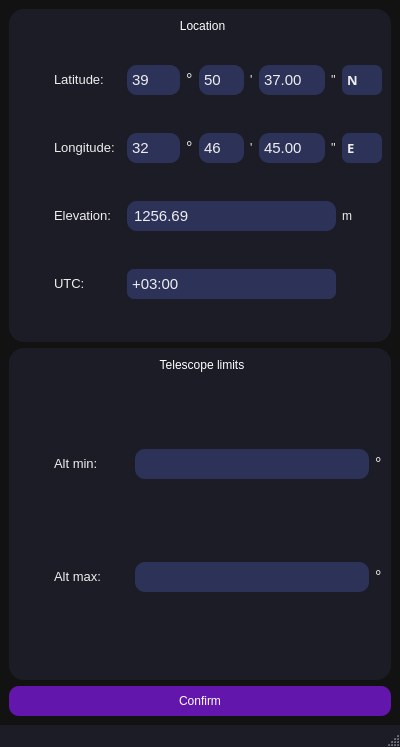
<?xml version="1.0" encoding="UTF-8"?>
<ui version="4.0">
 <class>ConfWindow</class>
 <widget class="QMainWindow" name="ConfWindow">
  <property name="geometry">
   <rect>
    <x>0</x>
    <y>0</y>
    <width>400</width>
    <height>747</height>
   </rect>
  </property>
  <property name="windowTitle">
   <string>Astro Observer Plan- Location and Other Settings</string>
  </property>
  <property name="styleSheet">
   <string notr="true">QMainWindow {
background: #1c1c27;
border-radius: 10px solid #eeeeee;
}

QLineEdit {
background: #2d3259;
border-radius: 10px;
color: #eeeeee;
font-family:Arial ;
padding: 5px;
}

QLineEdit:focus {
border: 2px solid #5190CB;

}
QSpinBox {
background: #2d3259;
border-radius: 10px;
color: #eeeeee;
font-family:Arial ;
padding: 3px;
}

QSpinBox::down-button
{
background:transparent;
}

QSpinBox::up-button
{
background:transparent;
}

QSpinBox::down-arrow
{
border-image : url(:/icon/icon/chevron-down-wh.svg);
width: 15px;
height:15px;
}

QSpinBox::up-arrow
{
border-image : url(:/icon/icon/chevron-up-wh.svg);
width: 15px;
height:15px;
}

QSpinBox:hover{
background-color: #524eee;
}

QDoubleSpinBox:hover{
background-color: #524eee;
}

QDoubleSpinBox {
background: #2d3259;
border-radius: 10px;
color: #eeeeee;
font-family:Arial ;
padding: 3px;
}

QDoubleSpinBox::down-button
{
background:transparent;
}

QDoubleSpinBox::up-button
{
background:transparent;
}

QDoubleSpinBox::down-arrow
{
border-image : url(:/icon/icon/chevron-down-wh.svg);
width: 15px;
height:15px;
}

QDoubleSpinBox::up-arrow
{
border-image : url(:/icon/icon/chevron-up-wh.svg);
width: 15px;
height:15px;
}

QComboBox {
background: #2d3259;
border-radius: 7px;
padding: 5px;
color: #eeeeee;
}

QComboBox::drop-down:button{
border-radius:5px; 
}

QComboBox::down-arrow{
image: url(:/icon/icon/chevron-down-wh.svg);
width: 15px;
height:15px;
margin-right:10px;

}

QComboBox:hover{
background-color: #524eee;
}

</string>
  </property>
  <widget class="QWidget" name="centralwidget">
   <property name="styleSheet">
    <string notr="true">#centralwidget{
background: #121212;
}
QGroupBox {
background-color: #1c1c27;
border-radius: 15px;
	color: rgb(255, 255, 255);
}
QGroupBox::title {
                subcontrol-origin: margin;
                subcontrol-position: top center;    /* position at the top center */
                padding: 10px;
}
</string>
   </property>
   <layout class="QGridLayout" name="gridLayout">
    <item row="0" column="0">
     <widget class="QGroupBox" name="loc_groupBox">
      <property name="sizePolicy">
       <sizepolicy hsizetype="Expanding" vsizetype="Expanding">
        <horstretch>0</horstretch>
        <verstretch>0</verstretch>
       </sizepolicy>
      </property>
      <property name="minimumSize">
       <size>
        <width>380</width>
        <height>200</height>
       </size>
      </property>
      <property name="maximumSize">
       <size>
        <width>550</width>
        <height>16777215</height>
       </size>
      </property>
      <property name="styleSheet">
       <string notr="true"/>
      </property>
      <property name="title">
       <string>Location</string>
      </property>
      <layout class="QGridLayout" name="gridLayout_3">
       <item row="1" column="5">
        <widget class="QLabel" name="label_22">
         <property name="maximumSize">
          <size>
           <width>10</width>
           <height>16777215</height>
          </size>
         </property>
         <property name="text">
          <string>&lt;html&gt;&lt;head/&gt;&lt;body&gt;&lt;p&gt;&lt;span style=&quot; color:#eeeeee;&quot;&gt;'&lt;/span&gt;&lt;/p&gt;&lt;/body&gt;&lt;/html&gt;</string>
         </property>
        </widget>
       </item>
       <item row="0" column="4">
        <spacer name="verticalSpacer">
         <property name="orientation">
          <enum>Qt::Vertical</enum>
         </property>
         <property name="sizeType">
          <enum>QSizePolicy::Fixed</enum>
         </property>
         <property name="sizeHint" stdset="0">
          <size>
           <width>20</width>
           <height>15</height>
          </size>
         </property>
        </spacer>
       </item>
       <item row="1" column="4">
        <widget class="QSpinBox" name="lat_spinbox_min">
         <property name="minimumSize">
          <size>
           <width>0</width>
           <height>30</height>
          </size>
         </property>
         <property name="font">
          <font>
           <family>Arial</family>
           <pointsize>11</pointsize>
          </font>
         </property>
         <property name="maximum">
          <number>59</number>
         </property>
         <property name="value">
          <number>50</number>
         </property>
        </widget>
       </item>
       <item row="2" column="4">
        <widget class="QSpinBox" name="long_spinbox_min">
         <property name="minimumSize">
          <size>
           <width>0</width>
           <height>30</height>
          </size>
         </property>
         <property name="font">
          <font>
           <family>Arial</family>
           <pointsize>11</pointsize>
          </font>
         </property>
         <property name="maximum">
          <number>59</number>
         </property>
         <property name="value">
          <number>46</number>
         </property>
        </widget>
       </item>
       <item row="2" column="5">
        <widget class="QLabel" name="label_23">
         <property name="maximumSize">
          <size>
           <width>10</width>
           <height>16777215</height>
          </size>
         </property>
         <property name="text">
          <string>&lt;html&gt;&lt;head/&gt;&lt;body&gt;&lt;p&gt;&lt;span style=&quot; color:#eeeeee;&quot;&gt;'&lt;/span&gt;&lt;/p&gt;&lt;/body&gt;&lt;/html&gt;</string>
         </property>
        </widget>
       </item>
       <item row="1" column="7">
        <widget class="QLabel" name="label_24">
         <property name="maximumSize">
          <size>
           <width>10</width>
           <height>16777215</height>
          </size>
         </property>
         <property name="text">
          <string>&lt;html&gt;&lt;head/&gt;&lt;body&gt;&lt;p&gt;&lt;span style=&quot; color:#eeeeee;&quot;&gt;''&lt;/span&gt;&lt;/p&gt;&lt;/body&gt;&lt;/html&gt;</string>
         </property>
        </widget>
       </item>
       <item row="2" column="6">
        <widget class="QDoubleSpinBox" name="long_dspinbox_sec">
         <property name="minimumSize">
          <size>
           <width>0</width>
           <height>30</height>
          </size>
         </property>
         <property name="font">
          <font>
           <family>Arial</family>
           <pointsize>11</pointsize>
          </font>
         </property>
         <property name="maximum">
          <double>59.990000000000002</double>
         </property>
         <property name="value">
          <double>45.000000000000000</double>
         </property>
        </widget>
       </item>
       <item row="2" column="7">
        <widget class="QLabel" name="label_25">
         <property name="maximumSize">
          <size>
           <width>10</width>
           <height>16777215</height>
          </size>
         </property>
         <property name="text">
          <string>&lt;html&gt;&lt;head/&gt;&lt;body&gt;&lt;p&gt;&lt;span style=&quot; color:#eeeeee;&quot;&gt;''&lt;/span&gt;&lt;/p&gt;&lt;/body&gt;&lt;/html&gt;</string>
         </property>
        </widget>
       </item>
       <item row="1" column="8">
        <widget class="QComboBox" name="lat_comboBox">
         <property name="minimumSize">
          <size>
           <width>40</width>
           <height>30</height>
          </size>
         </property>
         <property name="font">
          <font>
           <family>Arial Black</family>
           <pointsize>10</pointsize>
           <weight>75</weight>
           <bold>true</bold>
          </font>
         </property>
         <item>
          <property name="text">
           <string>N</string>
          </property>
         </item>
         <item>
          <property name="text">
           <string>S</string>
          </property>
         </item>
        </widget>
       </item>
       <item row="1" column="6">
        <widget class="QDoubleSpinBox" name="lat_dspinbox_sec">
         <property name="minimumSize">
          <size>
           <width>0</width>
           <height>30</height>
          </size>
         </property>
         <property name="font">
          <font>
           <family>Arial</family>
           <pointsize>11</pointsize>
          </font>
         </property>
         <property name="maximum">
          <double>59.990000000000002</double>
         </property>
         <property name="value">
          <double>37.000000000000000</double>
         </property>
        </widget>
       </item>
       <item row="2" column="3">
        <widget class="QLabel" name="label_21">
         <property name="maximumSize">
          <size>
           <width>10</width>
           <height>16777215</height>
          </size>
         </property>
         <property name="font">
          <font>
           <family>Segoe UI</family>
           <pointsize>12</pointsize>
          </font>
         </property>
         <property name="text">
          <string>&lt;html&gt;&lt;head/&gt;&lt;body&gt;&lt;p&gt;&lt;span style=&quot; color:#eeeeee;&quot;&gt;°&lt;/span&gt;&lt;/p&gt;&lt;/body&gt;&lt;/html&gt;</string>
         </property>
        </widget>
       </item>
       <item row="3" column="8">
        <widget class="QLabel" name="label_9">
         <property name="minimumSize">
          <size>
           <width>0</width>
           <height>30</height>
          </size>
         </property>
         <property name="maximumSize">
          <size>
           <width>10</width>
           <height>16777215</height>
          </size>
         </property>
         <property name="text">
          <string>&lt;html&gt;&lt;head/&gt;&lt;body&gt;&lt;p&gt;&lt;span style=&quot; color:#eeeeee;&quot;&gt;m&lt;/span&gt;&lt;/p&gt;&lt;/body&gt;&lt;/html&gt;</string>
         </property>
        </widget>
       </item>
       <item row="3" column="1">
        <widget class="QLabel" name="label_3">
         <property name="minimumSize">
          <size>
           <width>75</width>
           <height>0</height>
          </size>
         </property>
         <property name="maximumSize">
          <size>
           <width>75</width>
           <height>16777215</height>
          </size>
         </property>
         <property name="font">
          <font>
           <family>Segoe UI</family>
           <pointsize>10</pointsize>
          </font>
         </property>
         <property name="text">
          <string>&lt;html&gt;&lt;head/&gt;&lt;body&gt;&lt;p&gt;&lt;span style=&quot; color:#eeeeee;&quot;&gt;Elevation:&lt;/span&gt;&lt;/p&gt;&lt;/body&gt;&lt;/html&gt;</string>
         </property>
        </widget>
       </item>
       <item row="2" column="8">
        <widget class="QComboBox" name="long_comboBox">
         <property name="minimumSize">
          <size>
           <width>40</width>
           <height>30</height>
          </size>
         </property>
         <property name="font">
          <font>
           <family>Arial Black</family>
           <pointsize>10</pointsize>
           <weight>75</weight>
           <bold>true</bold>
          </font>
         </property>
         <item>
          <property name="text">
           <string>E</string>
          </property>
         </item>
         <item>
          <property name="text">
           <string>W</string>
          </property>
         </item>
        </widget>
       </item>
       <item row="2" column="2">
        <widget class="QSpinBox" name="long_spinbox_deg">
         <property name="minimumSize">
          <size>
           <width>0</width>
           <height>30</height>
          </size>
         </property>
         <property name="font">
          <font>
           <family>Arial</family>
           <pointsize>11</pointsize>
          </font>
         </property>
         <property name="maximum">
          <number>180</number>
         </property>
         <property name="value">
          <number>32</number>
         </property>
        </widget>
       </item>
       <item row="2" column="1">
        <widget class="QLabel" name="label_2">
         <property name="minimumSize">
          <size>
           <width>75</width>
           <height>0</height>
          </size>
         </property>
         <property name="maximumSize">
          <size>
           <width>75</width>
           <height>16777215</height>
          </size>
         </property>
         <property name="font">
          <font>
           <family>Segoe UI</family>
           <pointsize>10</pointsize>
          </font>
         </property>
         <property name="text">
          <string>&lt;html&gt;&lt;head/&gt;&lt;body&gt;&lt;p&gt;&lt;span style=&quot; color:#eeeeee;&quot;&gt;Longitude:&lt;/span&gt;&lt;/p&gt;&lt;/body&gt;&lt;/html&gt;</string>
         </property>
        </widget>
       </item>
       <item row="3" column="2" colspan="6">
        <widget class="QLineEdit" name="elev_lineEdit">
         <property name="sizePolicy">
          <sizepolicy hsizetype="Expanding" vsizetype="Fixed">
           <horstretch>0</horstretch>
           <verstretch>0</verstretch>
          </sizepolicy>
         </property>
         <property name="minimumSize">
          <size>
           <width>0</width>
           <height>30</height>
          </size>
         </property>
         <property name="font">
          <font>
           <family>Arial</family>
           <pointsize>11</pointsize>
          </font>
         </property>
         <property name="styleSheet">
          <string notr="true"/>
         </property>
         <property name="text">
          <string>1256.69</string>
         </property>
        </widget>
       </item>
       <item row="1" column="3">
        <widget class="QLabel" name="label_20">
         <property name="maximumSize">
          <size>
           <width>10</width>
           <height>16777215</height>
          </size>
         </property>
         <property name="font">
          <font>
           <family>Segoe UI</family>
           <pointsize>12</pointsize>
          </font>
         </property>
         <property name="text">
          <string>&lt;html&gt;&lt;head/&gt;&lt;body&gt;&lt;p&gt;&lt;span style=&quot; color:#eeeeee;&quot;&gt;°&lt;/span&gt;&lt;/p&gt;&lt;/body&gt;&lt;/html&gt;</string>
         </property>
        </widget>
       </item>
       <item row="1" column="2">
        <widget class="QSpinBox" name="lat_spinbox_deg">
         <property name="minimumSize">
          <size>
           <width>0</width>
           <height>30</height>
          </size>
         </property>
         <property name="font">
          <font>
           <family>Arial</family>
           <pointsize>11</pointsize>
           <weight>50</weight>
           <bold>false</bold>
          </font>
         </property>
         <property name="minimum">
          <number>0</number>
         </property>
         <property name="maximum">
          <number>90</number>
         </property>
         <property name="value">
          <number>39</number>
         </property>
        </widget>
       </item>
       <item row="1" column="0">
        <widget class="QLabel" name="label_28">
         <property name="minimumSize">
          <size>
           <width>30</width>
           <height>30</height>
          </size>
         </property>
         <property name="maximumSize">
          <size>
           <width>30</width>
           <height>30</height>
          </size>
         </property>
         <property name="text">
          <string/>
         </property>
         <property name="pixmap">
          <pixmap resource="icon.qrc">:/icon/icon/earth.png</pixmap>
         </property>
         <property name="scaledContents">
          <bool>true</bool>
         </property>
        </widget>
       </item>
       <item row="2" column="0">
        <widget class="QLabel" name="label_29">
         <property name="minimumSize">
          <size>
           <width>30</width>
           <height>30</height>
          </size>
         </property>
         <property name="maximumSize">
          <size>
           <width>30</width>
           <height>30</height>
          </size>
         </property>
         <property name="text">
          <string/>
         </property>
         <property name="pixmap">
          <pixmap resource="icon.qrc">:/icon/icon/earth.png</pixmap>
         </property>
         <property name="scaledContents">
          <bool>true</bool>
         </property>
        </widget>
       </item>
       <item row="3" column="0">
        <widget class="QLabel" name="label_40">
         <property name="minimumSize">
          <size>
           <width>30</width>
           <height>30</height>
          </size>
         </property>
         <property name="maximumSize">
          <size>
           <width>30</width>
           <height>30</height>
          </size>
         </property>
         <property name="text">
          <string/>
         </property>
         <property name="pixmap">
          <pixmap resource="icon.qrc">:/icon/icon/elev.png</pixmap>
         </property>
         <property name="scaledContents">
          <bool>true</bool>
         </property>
        </widget>
       </item>
       <item row="1" column="1">
        <widget class="QLabel" name="label">
         <property name="minimumSize">
          <size>
           <width>75</width>
           <height>0</height>
          </size>
         </property>
         <property name="maximumSize">
          <size>
           <width>75</width>
           <height>16777215</height>
          </size>
         </property>
         <property name="font">
          <font>
           <family>Segoe UI</family>
           <pointsize>10</pointsize>
          </font>
         </property>
         <property name="text">
          <string>&lt;html&gt;&lt;head/&gt;&lt;body&gt;&lt;p&gt;&lt;span style=&quot; color:#eeeeee;&quot;&gt;Latitude:&lt;/span&gt;&lt;/p&gt;&lt;/body&gt;&lt;/html&gt;</string>
         </property>
        </widget>
       </item>
       <item row="4" column="2" colspan="6">
        <widget class="QComboBox" name="utcBox">
         <property name="enabled">
          <bool>true</bool>
         </property>
         <property name="sizePolicy">
          <sizepolicy hsizetype="Expanding" vsizetype="Fixed">
           <horstretch>0</horstretch>
           <verstretch>0</verstretch>
          </sizepolicy>
         </property>
         <property name="minimumSize">
          <size>
           <width>0</width>
           <height>30</height>
          </size>
         </property>
         <property name="maximumSize">
          <size>
           <width>16777215</width>
           <height>30</height>
          </size>
         </property>
         <property name="font">
          <font>
           <family>Arial</family>
           <pointsize>11</pointsize>
           <weight>50</weight>
           <bold>false</bold>
          </font>
         </property>
         <property name="styleSheet">
          <string notr="true"/>
         </property>
         <property name="editable">
          <bool>false</bool>
         </property>
         <property name="currentIndex">
          <number>17</number>
         </property>
         <property name="duplicatesEnabled">
          <bool>false</bool>
         </property>
         <item>
          <property name="text">
           <string>−12:00</string>
          </property>
         </item>
         <item>
          <property name="text">
           <string>−11:00</string>
          </property>
         </item>
         <item>
          <property name="text">
           <string>−10:00</string>
          </property>
         </item>
         <item>
          <property name="text">
           <string>−09:30</string>
          </property>
         </item>
         <item>
          <property name="text">
           <string>−09:00</string>
          </property>
         </item>
         <item>
          <property name="text">
           <string>−08:00</string>
          </property>
         </item>
         <item>
          <property name="text">
           <string>−07:00</string>
          </property>
         </item>
         <item>
          <property name="text">
           <string>−06:00</string>
          </property>
         </item>
         <item>
          <property name="text">
           <string>−05:00</string>
          </property>
         </item>
         <item>
          <property name="text">
           <string>−04:00</string>
          </property>
         </item>
         <item>
          <property name="text">
           <string>−03:30</string>
          </property>
         </item>
         <item>
          <property name="text">
           <string>−03:00</string>
          </property>
         </item>
         <item>
          <property name="text">
           <string>−02:00</string>
          </property>
         </item>
         <item>
          <property name="text">
           <string>−01:00</string>
          </property>
         </item>
         <item>
          <property name="text">
           <string>00:00</string>
          </property>
         </item>
         <item>
          <property name="text">
           <string>+01:00</string>
          </property>
         </item>
         <item>
          <property name="text">
           <string>+02:00</string>
          </property>
         </item>
         <item>
          <property name="text">
           <string>+03:00</string>
          </property>
         </item>
         <item>
          <property name="text">
           <string>+03:30</string>
          </property>
         </item>
         <item>
          <property name="text">
           <string>+04:00</string>
          </property>
         </item>
         <item>
          <property name="text">
           <string>+04:30</string>
          </property>
         </item>
         <item>
          <property name="text">
           <string>+05:00</string>
          </property>
         </item>
         <item>
          <property name="text">
           <string>+05:30</string>
          </property>
         </item>
         <item>
          <property name="text">
           <string>+05:45</string>
          </property>
         </item>
         <item>
          <property name="text">
           <string>+06:00</string>
          </property>
         </item>
         <item>
          <property name="text">
           <string>+06:30</string>
          </property>
         </item>
         <item>
          <property name="text">
           <string>+07:00</string>
          </property>
         </item>
         <item>
          <property name="text">
           <string>+08:00</string>
          </property>
         </item>
         <item>
          <property name="text">
           <string>+08:45</string>
          </property>
         </item>
         <item>
          <property name="text">
           <string>+09:00</string>
          </property>
         </item>
         <item>
          <property name="text">
           <string>+09:30</string>
          </property>
         </item>
         <item>
          <property name="text">
           <string>+10:00</string>
          </property>
         </item>
         <item>
          <property name="text">
           <string>+10:30</string>
          </property>
         </item>
         <item>
          <property name="text">
           <string>+11:00</string>
          </property>
         </item>
         <item>
          <property name="text">
           <string>+12:00</string>
          </property>
         </item>
         <item>
          <property name="text">
           <string>+12:45</string>
          </property>
         </item>
         <item>
          <property name="text">
           <string>+13:00</string>
          </property>
         </item>
         <item>
          <property name="text">
           <string>+14:00</string>
          </property>
         </item>
        </widget>
       </item>
       <item row="4" column="1">
        <widget class="QLabel" name="label_18">
         <property name="minimumSize">
          <size>
           <width>75</width>
           <height>30</height>
          </size>
         </property>
         <property name="maximumSize">
          <size>
           <width>75</width>
           <height>30</height>
          </size>
         </property>
         <property name="font">
          <font>
           <family>Segoe UI</family>
           <pointsize>10</pointsize>
          </font>
         </property>
         <property name="text">
          <string>&lt;html&gt;&lt;head/&gt;&lt;body&gt;&lt;p&gt;&lt;span style=&quot; color:#eeeeee;&quot;&gt;UTC:&lt;/span&gt;&lt;/p&gt;&lt;/body&gt;&lt;/html&gt;</string>
         </property>
        </widget>
       </item>
       <item row="4" column="0">
        <widget class="QLabel" name="label_31">
         <property name="minimumSize">
          <size>
           <width>30</width>
           <height>30</height>
          </size>
         </property>
         <property name="maximumSize">
          <size>
           <width>30</width>
           <height>30</height>
          </size>
         </property>
         <property name="text">
          <string/>
         </property>
         <property name="pixmap">
          <pixmap resource="icon.qrc">:/icon/icon/utc.png</pixmap>
         </property>
         <property name="scaledContents">
          <bool>true</bool>
         </property>
        </widget>
       </item>
      </layout>
     </widget>
    </item>
    <item row="2" column="0">
     <widget class="QPushButton" name="confirmBtn">
      <property name="minimumSize">
       <size>
        <width>0</width>
        <height>30</height>
       </size>
      </property>
      <property name="maximumSize">
       <size>
        <width>16777215</width>
        <height>30</height>
       </size>
      </property>
      <property name="styleSheet">
       <string notr="true">QPushButton{
background-color:  #6316AC;
border-radius: 10px;
	color: rgb(255, 255, 255);
}
QPushButton:hover{
background-color: #765cde;
}

QPushButton:pressed {
    background-color: #7e31b5;
}</string>
      </property>
      <property name="text">
       <string>Confirm</string>
      </property>
     </widget>
    </item>
    <item row="1" column="0">
     <widget class="QGroupBox" name="teleslim_groupBox">
      <property name="sizePolicy">
       <sizepolicy hsizetype="Expanding" vsizetype="Expanding">
        <horstretch>0</horstretch>
        <verstretch>0</verstretch>
       </sizepolicy>
      </property>
      <property name="minimumSize">
       <size>
        <width>380</width>
        <height>130</height>
       </size>
      </property>
      <property name="maximumSize">
       <size>
        <width>550</width>
        <height>16777215</height>
       </size>
      </property>
      <property name="styleSheet">
       <string notr="true"/>
      </property>
      <property name="title">
       <string>Telescope limits</string>
      </property>
      <layout class="QGridLayout" name="gridLayout_8">
       <item row="2" column="3">
        <widget class="QLabel" name="label_16">
         <property name="maximumSize">
          <size>
           <width>10</width>
           <height>16777215</height>
          </size>
         </property>
         <property name="font">
          <font>
           <family>Segoe UI</family>
           <pointsize>12</pointsize>
          </font>
         </property>
         <property name="text">
          <string>&lt;html&gt;&lt;head/&gt;&lt;body&gt;&lt;p&gt;&lt;span style=&quot; color:#eeeeee;&quot;&gt;°&lt;/span&gt;&lt;/p&gt;&lt;/body&gt;&lt;/html&gt;</string>
         </property>
        </widget>
       </item>
       <item row="1" column="3">
        <widget class="QLabel" name="label_27">
         <property name="maximumSize">
          <size>
           <width>10</width>
           <height>16777215</height>
          </size>
         </property>
         <property name="font">
          <font>
           <family>Segoe UI</family>
           <pointsize>12</pointsize>
          </font>
         </property>
         <property name="text">
          <string>&lt;html&gt;&lt;head/&gt;&lt;body&gt;&lt;p&gt;&lt;span style=&quot; color:#eeeeee;&quot;&gt;°&lt;/span&gt;&lt;/p&gt;&lt;/body&gt;&lt;/html&gt;</string>
         </property>
        </widget>
       </item>
       <item row="2" column="1">
        <widget class="QLabel" name="label_17">
         <property name="minimumSize">
          <size>
           <width>75</width>
           <height>0</height>
          </size>
         </property>
         <property name="maximumSize">
          <size>
           <width>75</width>
           <height>16777215</height>
          </size>
         </property>
         <property name="font">
          <font>
           <family>Segoe UI</family>
           <pointsize>10</pointsize>
          </font>
         </property>
         <property name="text">
          <string>&lt;html&gt;&lt;head/&gt;&lt;body&gt;&lt;p&gt;&lt;span style=&quot; color:#eeeeee;&quot;&gt;Alt max:&lt;/span&gt;&lt;/p&gt;&lt;/body&gt;&lt;/html&gt;</string>
         </property>
        </widget>
       </item>
       <item row="1" column="1">
        <widget class="QLabel" name="label_26">
         <property name="minimumSize">
          <size>
           <width>75</width>
           <height>0</height>
          </size>
         </property>
         <property name="maximumSize">
          <size>
           <width>75</width>
           <height>16777215</height>
          </size>
         </property>
         <property name="font">
          <font>
           <family>Segoe UI</family>
           <pointsize>10</pointsize>
          </font>
         </property>
         <property name="text">
          <string>&lt;html&gt;&lt;head/&gt;&lt;body&gt;&lt;p&gt;&lt;span style=&quot; color:#eeeeee;&quot;&gt;Alt min:&lt;/span&gt;&lt;/p&gt;&lt;/body&gt;&lt;/html&gt;</string>
         </property>
        </widget>
       </item>
       <item row="0" column="2">
        <spacer name="verticalSpacer_4">
         <property name="orientation">
          <enum>Qt::Vertical</enum>
         </property>
         <property name="sizeType">
          <enum>QSizePolicy::Fixed</enum>
         </property>
         <property name="sizeHint" stdset="0">
          <size>
           <width>20</width>
           <height>15</height>
          </size>
         </property>
        </spacer>
       </item>
       <item row="1" column="0">
        <widget class="QLabel" name="label_41">
         <property name="minimumSize">
          <size>
           <width>30</width>
           <height>30</height>
          </size>
         </property>
         <property name="maximumSize">
          <size>
           <width>30</width>
           <height>30</height>
          </size>
         </property>
         <property name="text">
          <string/>
         </property>
         <property name="pixmap">
          <pixmap resource="icon.qrc">:/icon/icon/telescope.png</pixmap>
         </property>
         <property name="scaledContents">
          <bool>true</bool>
         </property>
        </widget>
       </item>
       <item row="2" column="0">
        <widget class="QLabel" name="label_42">
         <property name="minimumSize">
          <size>
           <width>30</width>
           <height>30</height>
          </size>
         </property>
         <property name="maximumSize">
          <size>
           <width>30</width>
           <height>30</height>
          </size>
         </property>
         <property name="text">
          <string/>
         </property>
         <property name="pixmap">
          <pixmap resource="icon.qrc">:/icon/icon/telescope.png</pixmap>
         </property>
         <property name="scaledContents">
          <bool>true</bool>
         </property>
        </widget>
       </item>
       <item row="1" column="2">
        <widget class="QLineEdit" name="tmin_lineEdit">
         <property name="minimumSize">
          <size>
           <width>0</width>
           <height>30</height>
          </size>
         </property>
         <property name="maximumSize">
          <size>
           <width>16777215</width>
           <height>30</height>
          </size>
         </property>
         <property name="font">
          <font>
           <family>Arial</family>
           <pointsize>11</pointsize>
          </font>
         </property>
        </widget>
       </item>
       <item row="2" column="2">
        <widget class="QLineEdit" name="tmax_lineEdit">
         <property name="minimumSize">
          <size>
           <width>0</width>
           <height>30</height>
          </size>
         </property>
         <property name="maximumSize">
          <size>
           <width>16777215</width>
           <height>30</height>
          </size>
         </property>
         <property name="font">
          <font>
           <family>Arial</family>
           <pointsize>11</pointsize>
          </font>
         </property>
        </widget>
       </item>
      </layout>
     </widget>
    </item>
   </layout>
  </widget>
  <widget class="QStatusBar" name="statusbar"/>
 </widget>
 <resources>
  <include location="icon.qrc"/>
  <include location="icon.qrc"/>
 </resources>
 <connections/>
</ui>
